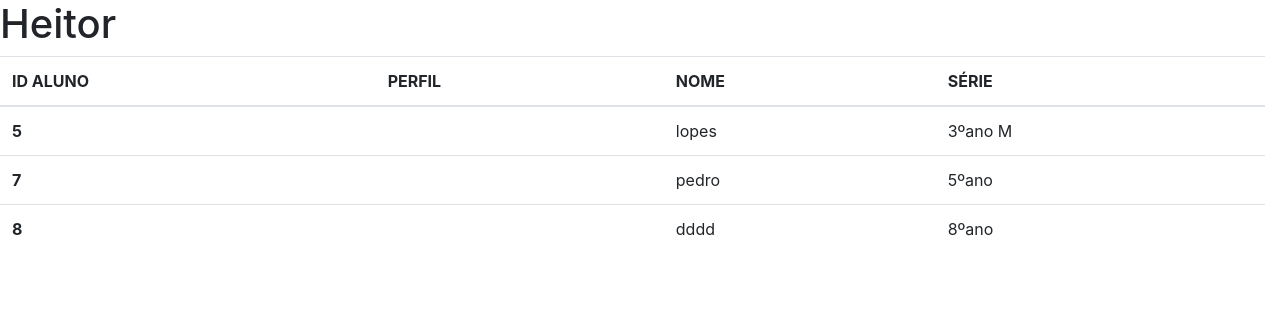
Before: /eletiva/TIa with the older database file.
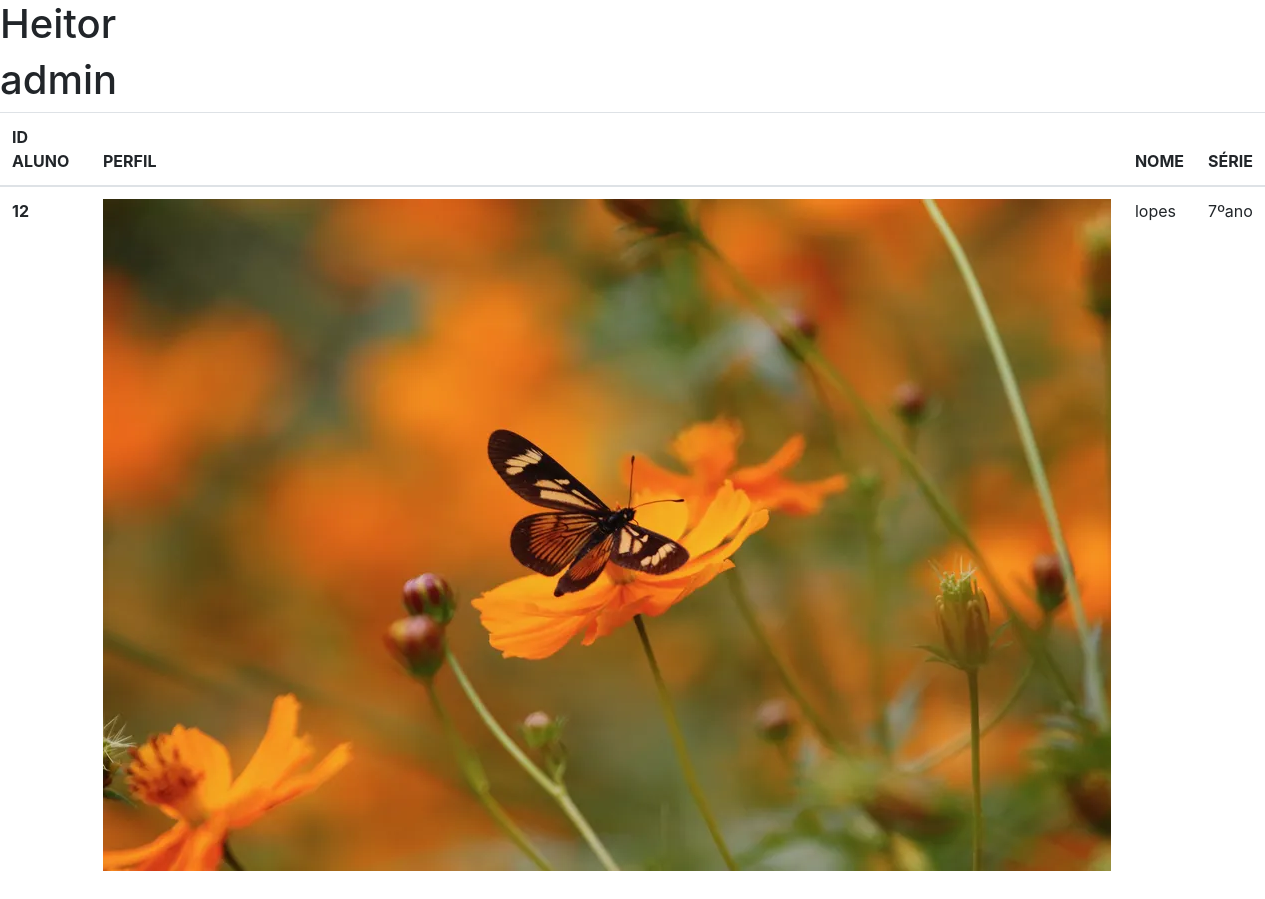
After: the same page with the newer database file.
### Aplicativo/models.py (models this page shows)
class Professores(models.Model):
    eletiva = models.CharField(max_length=100,null=True, blank=False)
    nome = models.CharField(max_length=100)
    email = models.EmailField(max_length=100)
    senha = models.CharField(max_length=100)
    imagem = models.FileField(upload_to='imagem_professores', null=True, blank=False)

class Alunos(models.Model):
    imagem = models.FileField(upload_to='imagem_alunos', null=True, blank=False)
    serie = models.CharField(max_length=50)
    nome = models.CharField(max_length=100)
    email = models.EmailField(max_length=100)
    senha = models.CharField(max_length=100)
    eletiva = models.CharField(max_length=50, null=True, blank=False)

### Aplicativo/views.py (the view)
# urls.py: path('eletiva/<str:eletiva>',ver_eletiva,name='ver-eletiva'),
def ver_eletiva(request,eletiva):
    dados = {}
    dados['alunos'] = Alunos.objects.filter(eletiva=eletiva).values()
    try:
        dados['professor'] = Professores.objects.filter(eletiva=eletiva)
    except:
        messages.info(request,'Não professor responsável por essa eletiva')
    if len(dados['alunos']) == 0:
        messages.info(request,'Não há alunos nesta eletiva')
    return  render(request,'eletiva/eletiva.html',dados)

### Aplicativo/templates/eletiva/eletiva.html (shortened to what this page needs)
<!DOCTYPE html>
<html lang="en">
<head>
    <link rel="stylesheet" href="https://stackpath.bootstrapcdn.com/bootstrap/4.1.3/css/bootstrap.min.css">
</head>
<body>
  {% for i in professor%}
    <h1>{{i.nome}}</h1>
  {% endfor %}
    <table class="table">
        <thead>
          <tr>
            <th scope="col">ID ALUNO</th>
            <th scope="col">PERFIL</th>
            <th scope="col">NOME</th>
            <th scope="col">SÉRIE</th>
          </tr>
        </thead>
        <tbody>
          {% for i in alunos%}
          <tr>
            <th scope="row">{{i.id}}</th>
            <th><img src="../../../media/{{i.imagem}}" alt=""></th>
            <td>{{i.nome}}</td>
            <td>{{i.serie}}</td>
          </tr>
          {%endfor%}
        </tbody>
      </table>
</body>
</html>

Changed rows visible on the page:
removed Alunos: id "5", nome "lopes", serie "3ºano M"
removed Alunos: id "7", nome "pedro", serie "5ºano"
removed Alunos: id "8", nome "dddd", serie "8ºano"
added Professores: nome "admin"
added Alunos: id "12", imagem (picture), nome "lopes", serie "7ºano"
